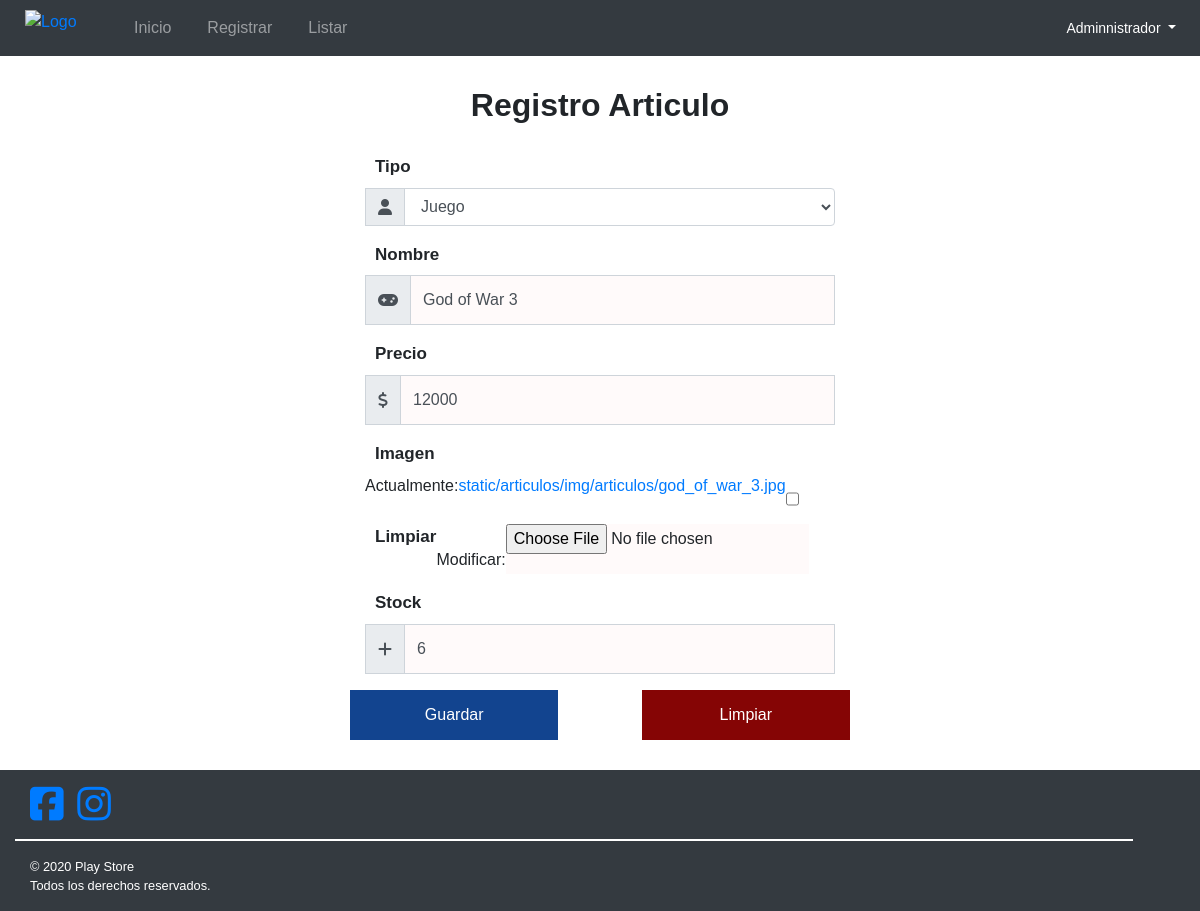
Page /articulos/articulo/modificar/23/ on the committed database.
### articulos/models.py (models this page shows, shortened)
class Articulo(models.Model):
    tipoArticulo = models.ForeignKey(Tipo_Articulo, on_delete=models.CASCADE)
    nombre = models.CharField(max_length=100)
    precio = models.IntegerField()
    img = models.ImageField(upload_to='static/articulos/img/articulos', null=True, blank=True)
    stock = models.IntegerField()
    class Meta:
        ordering=['nombre']

### articulos/views.py (the view, shortened to what this page needs)
# urls.py: path('articulo/modificar/<id>/', views.modificarArticulo, name='articulo-modificar'),
def modificarArticulo(request, id):
    articulo = Articulo.objects.get(id=id)
    data ={
        'form':ArticuloForm(instance=articulo)
    }
    return render(request, 'articulos/registerArticulo.html', data)

### articulos/forms.py
class ArticuloForm(ModelForm):
    class Meta:
        model= Articulo
        fields = ['tipoArticulo','nombre','precio','img','stock']
        widgets= {
            'tipoArticulo': forms.Select(
                attrs={
                    'class':'form-control'
                }
            ),
            'nombre': forms.TextInput(
                attrs={
                    'class':'form-control'
                }
            ),
            'precio': forms.NumberInput(
                attrs={
                    'class':'form-control'
                }
            ),
            'stock': forms.NumberInput(
                attrs={
                    'class':'form-control'
                }
            )
        }

### articulos/models.py (called while the page is built)
    def __str__(self):
        return self.descripcion

### articulos/templates/articulos/registerArticulo.html (shortened to what this page needs)
{% extends "articulos/base_articulos.html" %} {% load static %} {% block title %}<title>Registro Articulos</title>{% endblock %} {% block content %}
{% load crispy_forms_tags %}
<div id="contenedorFormularioArticulos" class="row justify-content-center">
    <h2 class="col-12">Registro Articulo</h2>
    <form id="formularioArticulos" action="" method="POST" class="col-xl-5 col-md-7 col-xs-12" enctype="multipart/form-data">
        <div class="form-group">
            <label for="tipoArticulo" class="d-none d-sm-block">Tipo</label>
            <div class="input-group tipoArticulo">
                <div class="input-group-prepend">
                    <div class="input-group-text"><i class="fas fa-user"></i></div>
                </div>
                {{form.tipoArticulo}}
            </div>
        </div>
        <div class="form-group">
            <label for="nombreArticulo" class="d-none d-sm-block">Nombre</label>
            <div class="input-group nombreArticulo">
                <div class="input-group-prepend">
                    <div class="input-group-text"><i class="fas fa-gamepad"></i></div>
                </div>
                {{form.nombre}}
            </div>
        </div>
        <div class="form-group">
            <label for="precioArticulo" class="d-none d-sm-block">Precio</label>
            <div class="input-group precioArticulo">
                <div class="input-group-prepend">
                    <div class="input-group-text"><i class="fas fa-dollar-sign"></i></i></div>
                </div>
                {{form.precio}}
            </div>
        </div>
        <div class="form-group">
            <label for="imagenArticulo" class="d-none d-sm-block">Imagen</label>
            <div class="input-group imagenArticulo">
                {{form.img}}
            </div>
        </div>
        <div class="form-group">
            <label for="stockArticulo" class="d-none d-sm-block">Stock</label>
            <div class="input-group stockArticulo">
                <div class="input-group-prepend">
                    <div class="input-group-text"><i class="fas fa-plus"></i></i></div>
                </div>
                {{form.stock}}
            </div>
        </div>
        <div class="row justify-content-between">
            <button class="btn btn-primary col-12 col-md-5 articulosSubmit" type="submit">Guardar</button>
            <button class="btn btn-danger col-12 col-md-5 articulosReset" type="reset">Limpiar</button>
        </div>
    </form>
</div>
{% endblock %}

### articulos/static/articulos/css/style.css (style rules this page uses)
* { margin: 0px; padding: 0px; list-style: none; text-decoration: none; font-family: sans-serif; box-sizing: border-box; }
h2 { text-align: center; margin-bottom: 30px; }

### articulos/static/articulos/css/style_articulos.css (style rules this page uses)
#contenedorFormularioArticulos { margin-top: 30px; margin-bottom: 30px; }
#contenedorFormularioArticulos h2 { text-align: center; font-weight: bold; margin-bottom: 30px; }
#contenedorFormularioArticulos label { font-weight: bold; font-size: 17px; margin-left: 10px; }
#contenedorFormularioArticulos form div.input-group-text { border-radius: 0; }
#contenedorFormularioArticulos input { border-radius: 0; height: 50px; background-color: #fffafa; }
#contenedorFormularioArticulos button { border-radius: 0; height: 50px; }
#contenedorFormularioArticulos button.articulosSubmit { background-color: #12448f; border: #12448f; }
#contenedorFormularioArticulos button.articulosReset { background-color: #850505; border: #850505; }

### rows in the picture
Articulo: tipoArticulo "Juego", nombre "God of War 3", precio "12000", stock "6"
